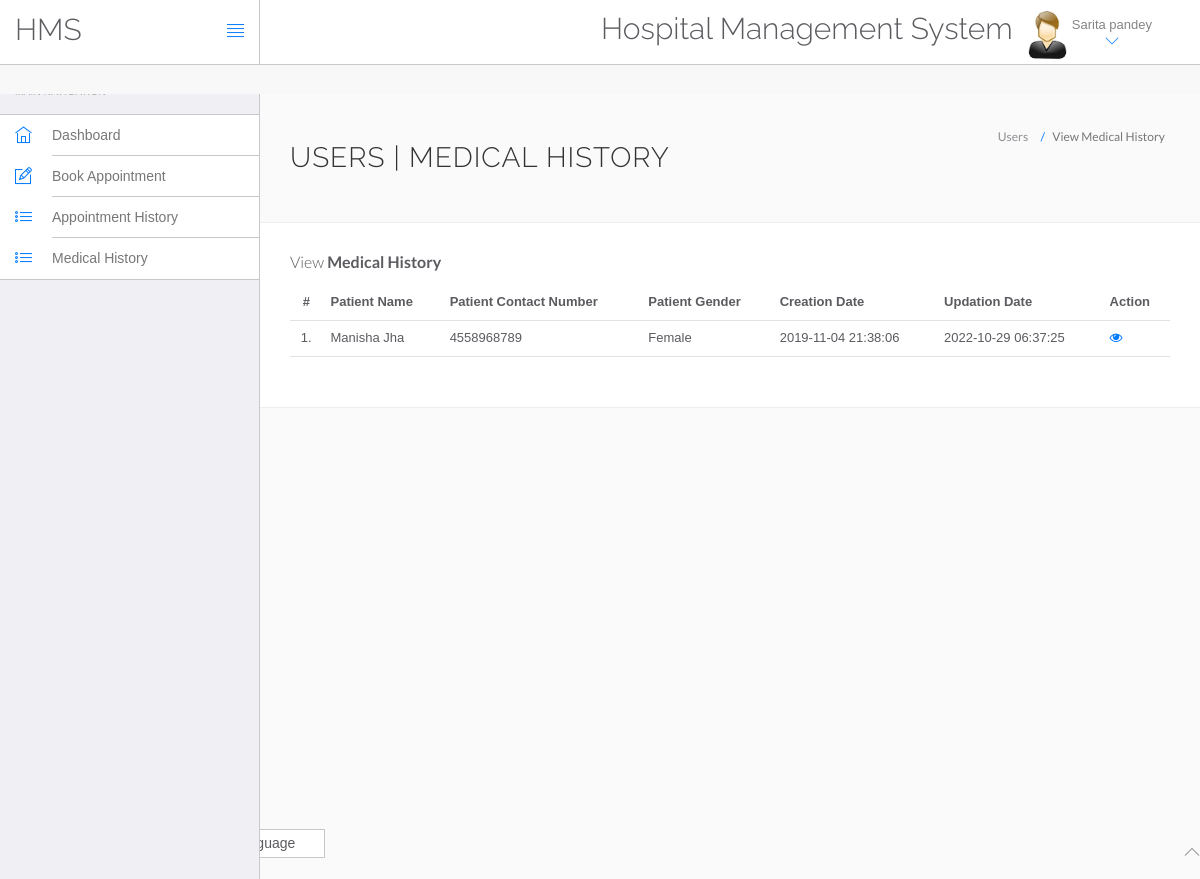
The page /hms/manage-medhistory.php (signed in) on the database its author committed.
### tables this page shows
CREATE TABLE `users` (
  `id` int(11) NOT NULL,
  `fullName` varchar(255) DEFAULT NULL,
  `address` longtext DEFAULT NULL,
  `city` varchar(255) DEFAULT NULL,
  `gender` varchar(255) DEFAULT NULL,
  `email` varchar(255) DEFAULT NULL,
  `password` varchar(255) DEFAULT NULL,
  `regDate` timestamp NULL DEFAULT current_timestamp(),
  `updationDate` timestamp NULL DEFAULT NULL ON UPDATE current_timestamp()
);

CREATE TABLE `tblpatient` (
  `ID` int(10) NOT NULL,
  `Docid` int(10) DEFAULT NULL,
  `PatientName` varchar(200) DEFAULT NULL,
  `PatientContno` bigint(10) DEFAULT NULL,
  `PatientEmail` varchar(200) DEFAULT NULL,
  `PatientGender` varchar(50) DEFAULT NULL,
  `PatientAdd` mediumtext DEFAULT NULL,
  `PatientAge` int(10) DEFAULT NULL,
  `PatientMedhis` mediumtext DEFAULT NULL,
  `CreationDate` timestamp NULL DEFAULT current_timestamp(),
  `UpdationDate` timestamp NULL DEFAULT NULL ON UPDATE current_timestamp()
);

### hms/manage-medhistory.php (the view, shortened to what this page needs)
<?php
include('include/config.php');
?>
<!DOCTYPE html>
<html lang="en">
	<head>
		<link rel="stylesheet" href="vendor/bootstrap/css/bootstrap.min.css">
		<link rel="stylesheet" href="vendor/fontawesome/css/font-awesome.min.css">
		<link rel="stylesheet" href="vendor/themify-icons/themify-icons.min.css">
		<link href="vendor/animate.css/animate.min.css" rel="stylesheet" media="screen">
		<link href="vendor/perfect-scrollbar/perfect-scrollbar.min.css" rel="stylesheet" media="screen">
		<link href="vendor/switchery/switchery.min.css" rel="stylesheet" media="screen">
		<link href="vendor/bootstrap-touchspin/jquery.bootstrap-touchspin.min.css" rel="stylesheet" media="screen">
		<link href="vendor/select2/select2.min.css" rel="stylesheet" media="screen">
		<link href="vendor/bootstrap-datepicker/bootstrap-datepicker3.standalone.min.css" rel="stylesheet" media="screen">
		<link href="vendor/bootstrap-timepicker/bootstrap-timepicker.min.css" rel="stylesheet" media="screen">
		<link rel="stylesheet" href="assets/css/styles.css">
		<link rel="stylesheet" href="assets/css/plugins.css">
		<link rel="stylesheet" href="assets/css/themes/theme-1.css" id="skin_color" />
	</head>
	<body>
		<div id="app">
<?php include('include/sidebar.php');?>
<div class="app-content">
<?php include('include/header.php');?>
<div class="main-content" >
<div class="wrap-content container" id="container">
<section id="page-title">
<div class="row">
<div class="col-sm-8">
<h1 class="mainTitle">Users | Medical History</h1>
</div>
<ol class="breadcrumb">
<li>
<span>Users</span>
</li>
<li class="active">
<span>View Medical History</span>
</li>
</ol>
</div>
</section>
<div class="container-fluid container-fullw bg-white">
<div class="row">
<div class="col-md-12">
<h5 class="over-title margin-bottom-15">View <span class="text-bold">Medical History</span></h5>
<table class="table table-hover" id="sample-table-1">
<thead>
<tr>
<th class="center">#</th>
<th>Patient Name</th>
<th>Patient Contact Number</th>
<th>Patient Gender </th>
<th>Creation Date </th>
<th>Updation Date </th>
<th>Action</th>
</tr>
</thead>
<tbody>
<?php
$uid=$_SESSION['id'];
$sql=mysqli_query($con,"select tblpatient.* from tblpatient join users on users.email=tblpatient.PatientEmail where users.id='$uid'");
$cnt=1;
while($row=mysqli_fetch_array($sql))
{
?>
<tr>
<td class="center"><?php echo $cnt;?>.</td>
<td class="hidden-xs"><?php echo $row['PatientName'];?></td>
<td><?php echo $row['PatientContno'];?></td>
<td><?php echo $row['PatientGender'];?></td>
<td><?php echo $row['CreationDate'];?></td>
<td><?php echo $row['UpdationDate'];?>
</td>
<td>
<a href="view-medhistory.php?viewid=<?php echo $row['ID'];?>"><i class="fa fa-eye"></i></a>
</td>
</tr>
<?php
$cnt=$cnt+1;
 }?></tbody>
</table>
</div>
</div>
</div>
</div>
</div>
</div>
</div>
	<?php include('include/footer.php');?>
	</body>
</html>

### hms/include/header.php (shortened to what this page needs)
<header class="navbar navbar-default navbar-static-top">
					<div class="navbar-header">
						<a class="navbar-brand" href="#">
							<h2 style="padding-top:20% ">HMS</h2>
						</a>
						<a href="#" class="sidebar-toggler pull-right visible-md visible-lg" data-toggle-class="app-sidebar-closed" data-toggle-target="#app">
							<i class="ti-align-justify"></i>
						</a>
					</div>
					<div class="navbar-collapse collapse">
						<ul class="nav navbar-right">
								<li  style="padding-top:2% ">
								<h2>Hospital Management System</h2>
							</li>
							<li class="dropdown current-user">
								<a href class="dropdown-toggle" data-toggle="dropdown">
									<img src="assets/images/images.jpg"> <span class="username">
									<?php $query=mysqli_query($con,"select fullName from users where id='".$_SESSION['id']."'");
while($row=mysqli_fetch_array($query))
{
	echo $row['fullName'];
}
									?> <i class="ti-angle-down"></i></i></span>
								</a>
							</li>
						</ul>
					</div>
				</header>

### hms/assets/css/themes/theme-1.css (style rules this page uses)
body { background: #FAFAFA; }
header .navbar-header { background: #ffffff !important; border-right-color: #c8c7cc !important; border-bottom-color: #c8c7cc !important; }
header .navbar-header .sidebar-toggler, header .navbar-header .sidebar-mobile-toggler { color: #007aff !important; }
header .navbar-header .navbar-brand { color: #777 !important; }
header .navbar-collapse { background: #ffffff !important; border-bottom-color: #c8c7cc !important; box-shadow: none !important; }
header .navbar-collapse .navbar-right > li > a { color: #777; }
header .navbar-collapse .navbar-right > li > a i { color: #007aff !important; }

### hms/manage-medhistory.php (style rules this page uses)
body { top:0 !important; }

### hms/include/setting.php (style rules this page uses)
body { top:0 !important; }

### rows shown on the page
users: fullName "Sarita pandey"
tblpatient: PatientName "Manisha Jha", PatientContno "4558968789", PatientGender "Female", CreationDate "2019-11-04 21:38:06", UpdationDate "2022-10-29 06:37:25"
